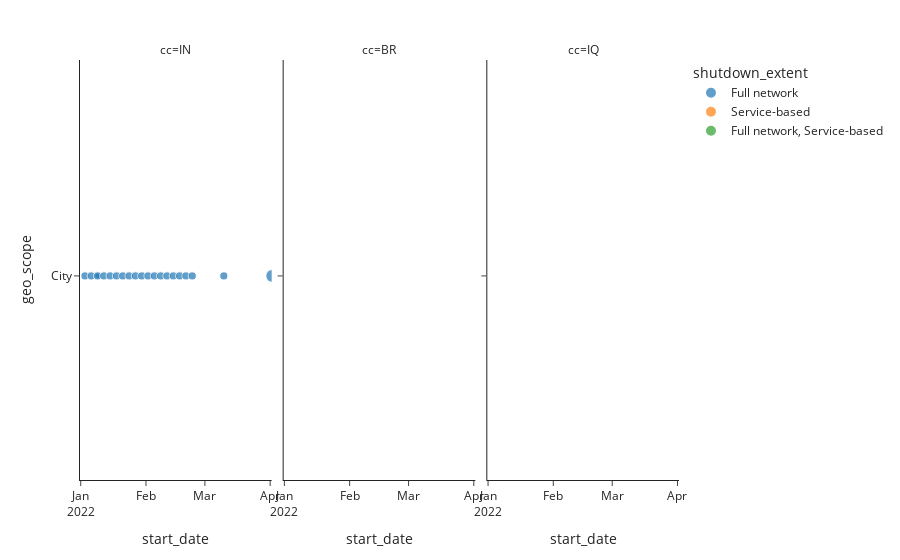

This figure's notebook cell:
### Code cell
plot_graph(df2)

### Figure 1 — Plotly figure (JSON) as saved in the notebook; plotly's stock layout.template omitted (floating-point values rounded to 4 significant figures)
{"data": [{"customdata": [[2], [0], [2], [1], [2], [2], [2], [2], [2], [2], [0], [2], [0], [2], [2], [2], [1], [2], [2], [2], [2], [2], [2], [0], [9], [2], [0], [0], [5], [2], [7], [5], [2], [0], [5], [1], [0], [0], [1], [0], [1], [7], [0], [0], [0], [1], [1], [4], [0], [2], [3], [1], [3], [3], [4], [1], [1], [1], [2], [5], [1], [1], [5], [0], [1], [7], [0], [1], [0], [0], [1], [1], [6], [2], [2], [0]], "hovertemplate": "shutdown_extent=Full network<br>cc=IN<br>start_date=%{x}<br>geo_scope=%{y}<br>duration=%{customdata[0]}<extra></extra>", "legendgroup": "Full network", "marker": {"color": "#1F77B4", "size": [2, 0, 2, 1, 2, 2, 2, 2, 2, 2, 0, 2, 0, 2, 2, 2, 1, 2, 2, 2, 2, 2, 2, 0, 9, 2, 0, 0, 5, 2, 7, 5, 2, 0, 5, 1, 0, 0, 1, 0, 1, 7, 0, 0, 0, 1, 1, 4, 0, 2, 3, 1, 3, 3, 4, 1, 1, 1, 2, 5, 1, 1, 5, 0, 1, 7, 0, 1, 0, 0, 1, 1, 6, 2, 2, 0], "sizemode": "area", "sizeref": 0.06, "symbol": "circle"}, "mode": "markers", "name": "Full network", "orientation": "v", "showlegend": true, "type": "scatter", "x": ["2022-01-03T00:00:00", "2022-01-05T00:00:00", "2022-01-06T00:00:00", "2022-01-09T00:00:00", "2022-01-09T00:00:00", "2022-01-12T00:00:00", "2022-01-15T00:00:00", "2022-01-18T00:00:00", "2022-01-21T00:00:00", "2022-01-24T00:00:00", "2022-01-26T00:00:00", "2022-01-27T00:00:00", "2022-01-30T00:00:00", "2022-01-30T00:00:00", "2022-02-02T00:00:00", "2022-02-05T00:00:00", "2022-02-07T00:00:00", "2022-02-08T00:00:00", "2022-02-11T00:00:00", "2022-02-14T00:00:00", "2022-02-17T00:00:00", "2022-02-20T00:00:00", "2022-02-23T00:00:00", "2022-02-25T00:00:00", "2022-03-07T00:00:00", "2022-03-10T00:00:00", "2022-03-16T00:00:00", "2022-04-01T00:00:00", "2022-04-02T00:00:00", "2022-04-09T00:00:00", "2022-04-09T00:00:00", "2022-04-12T00:00:00", "2022-04-12T00:00:00", "2022-04-30T00:00:00", "2022-05-03T00:00:00", "2022-05-05T00:00:00", "2022-05-10T00:00:00", "2022-05-11T00:00:00", "2022-05-11T00:00:00", "2022-05-12T00:00:00", "2022-05-15T00:00:00", "2022-05-25T00:00:00", "2022-05-25T00:00:00", "2022-05-26T00:00:00", "2022-05-27T00:00:00", "2022-05-28T00:00:00", "2022-06-09T00:00:00", "2022-06-09T00:00:00", "2022-06-10T00:00:00", "2022-06-10T00:00:00", "2022-06-10T00:00:00", "2022-06-10T00:00:00", "2022-06-11T00:00:00", "2022-06-13T00:00:00", "2022-06-14T00:00:00", "2022-06-16T00:00:00", "2022-06-17T00:00:00", "2022-06-17T00:00:00", "2022-06-18T00:00:00", "2022-06-28T00:00:00", "2022-07-19T00:00:00", "2022-08-05T00:00:00", "2022-08-06T00:00:00", "2022-08-07T00:00:00", "2022-08-14T00:00:00", "2022-08-21T00:00:00", "2022-09-09T00:00:00", "2022-10-03T00:00:00", "2022-10-10T00:00:00", "2022-10-11T00:00:00", "2022-11-01T00:00:00", "2022-11-13T00:00:00", "2022-11-22T00:00:00", "2022-11-24T00:00:00", "2022-12-03T00:00:00", "2022-12-11T00:00:00"], "xaxis": "x", "y": ["City", "City", "City", "City", "City", "City", "City", "City", "City", "City", "State", "City", "City", "City", "City", "City", "State", "City", "City", "City", "City", "City", "City", "City", "State", "City", "City", "City", "City", "City", "City", "City", "State", "City", "City", "City", "City", "City", "City", "City", "City", "City", "State", "City", "City", "City", "City", "State", "City", "City", "City", "State", "City", "City", "City", "City", "City", "State", "City", "City", "City", "City", "State", "City", "City", "State", "City", "State", "City", "City", "City", "City", "State", "City", "City", "State"], "yaxis": "y"}, {"customdata": [[24]], "hovertemplate": "shutdown_extent=Full network<br>cc=IQ<br>start_date=%{x}<br>geo_scope=%{y}<br>duration=%{customdata[0]}<extra></extra>", "legendgroup": "Full network", "marker": {"color": "#1F77B4", "size": [24], "sizemode": "area", "sizeref": 0.06, "symbol": "circle"}, "mode": "markers", "name": "Full network", "orientation": "v", "showlegend": false, "type": "scatter", "x": ["2022-06-27T00:00:00"], "xaxis": "x3", "y": ["State"], "yaxis": "y3"}, {"customdata": [[2]], "hovertemplate": "shutdown_extent=Service-based<br>cc=BR<br>start_date=%{x}<br>geo_scope=%{y}<br>duration=%{customdata[0]}<extra></extra>", "legendgroup": "Service-based", "marker": {"color": "#FF7F0E", "size": [2], "sizemode": "area", "sizeref": 0.06, "symbol": "circle"}, "mode": "markers", "name": "Service-based", "orientation": "v", "showlegend": true, "type": "scatter", "x": ["2022-03-18T00:00:00"], "xaxis": "x2", "y": ["Country"], "yaxis": "y2"}, {"customdata": [[3]], "hovertemplate": "shutdown_extent=Full network, Service-based<br>cc=IN<br>start_date=%{x}<br>geo_scope=%{y}<br>duration=%{customdata[0]}<extra></extra>", "legendgroup": "Full network, Service-based", "marker": {"color": "#2CA02C", "size": [3], "sizemode": "area", "sizeref": 0.06, "symbol": "circle"}, "mode": "markers", "name": "Full network, Service-based", "orientation": "v", "showlegend": true, "type": "scatter", "x": ["2022-06-17T00:00:00"], "xaxis": "x", "y": ["State"], "yaxis": "y"}], "layout": {"annotations": [{"font": {}, "showarrow": false, "text": "cc=IN", "x": 0.16, "xanchor": "center", "xref": "paper", "y": 1, "yanchor": "bottom", "yref": "paper"}, {"font": {}, "showarrow": false, "text": "cc=BR", "x": 0.5, "xanchor": "center", "xref": "paper", "y": 1, "yanchor": "bottom", "yref": "paper"}, {"font": {}, "showarrow": false, "text": "cc=IQ", "x": 0.84, "xanchor": "center", "xref": "paper", "y": 1, "yanchor": "bottom", "yref": "paper"}], "autosize": true, "legend": {"itemsizing": "constant", "title": {"text": "shutdown_extent"}, "tracegroupgap": 0}, "margin": {"t": 60}, "xaxis": {"anchor": "y", "autorange": false, "domain": [0, 0.32], "dtick": "M1", "range": ["2021-12-31 15:40:14.9955", "2022-04-01 17:30:06.6039"], "showgrid": false, "tickformat": "%b\n%Y", "title": {"text": "start_date"}, "type": "date"}, "xaxis2": {"anchor": "y2", "autorange": false, "domain": [0.34, 0.66], "dtick": "M1", "matches": "x", "range": ["2021-12-31 15:40:14.9955", "2022-04-01 17:30:06.6039"], "showgrid": false, "tickformat": "%b\n%Y", "title": {"text": "start_date"}, "type": "date"}, "xaxis3": {"anchor": "y3", "autorange": false, "domain": [0.68, 1.0], "dtick": "M1", "matches": "x", "range": ["2021-12-31 15:40:14.9955", "2022-04-01 17:30:06.6039"], "showgrid": false, "tickformat": "%b\n%Y", "title": {"text": "start_date"}, "type": "date"}, "yaxis": {"anchor": "x", "autorange": false, "domain": [0, 1], "range": [-0.2133, 0.2257], "title": {"text": "geo_scope"}, "type": "category"}, "yaxis2": {"anchor": "x2", "autorange": false, "domain": [0, 1], "matches": "y", "range": [-0.2133, 0.2257], "showticklabels": false, "type": "category"}, "yaxis3": {"anchor": "x3", "autorange": false, "domain": [0, 1], "matches": "y", "range": [-0.2133, 0.2257], "showticklabels": false, "type": "category"}}}
